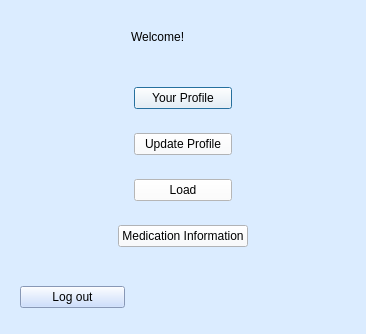
<?xml version="1.0" encoding="UTF-8"?>
<ui version="4.0">
 <class>Dialog</class>
 <widget class="QDialog" name="Dialog">
  <property name="geometry">
   <rect>
    <x>0</x>
    <y>0</y>
    <width>366</width>
    <height>334</height>
   </rect>
  </property>
  <property name="windowTitle">
   <string>Dialog</string>
  </property>
  <property name="styleSheet">
   <string notr="true">background:rgb(219, 236, 255)</string>
  </property>
  <layout class="QVBoxLayout" name="verticalLayout_2">
   <item>
    <widget class="QWidget" name="widget" native="true">
     <layout class="QHBoxLayout" name="horizontalLayout">
      <item>
       <widget class="QWidget" name="widget_2" native="true"/>
      </item>
      <item>
       <widget class="QLabel" name="label">
        <property name="styleSheet">
         <string notr="true">font: 700 italic 20pt &quot;Georgia&quot;;</string>
        </property>
        <property name="text">
         <string>Welcome!</string>
        </property>
       </widget>
      </item>
      <item>
       <widget class="QWidget" name="widget_3" native="true"/>
      </item>
     </layout>
    </widget>
   </item>
   <item>
    <widget class="QWidget" name="widget_10" native="true">
     <layout class="QVBoxLayout" name="verticalLayout">
      <item>
       <widget class="QWidget" name="widget_14" native="true">
        <layout class="QHBoxLayout" name="horizontalLayout_5">
         <item>
          <widget class="QWidget" name="widget_15" native="true"/>
         </item>
         <item>
          <widget class="QPushButton" name="pushButton">
           <property name="styleSheet">
            <string notr="true">background:rgb(248, 251, 255)</string>
           </property>
           <property name="text">
            <string>Your Profile</string>
           </property>
          </widget>
         </item>
         <item>
          <widget class="QWidget" name="widget_16" native="true"/>
         </item>
        </layout>
       </widget>
      </item>
      <item>
       <widget class="QWidget" name="widget_4" native="true">
        <layout class="QHBoxLayout" name="horizontalLayout_2">
         <item>
          <widget class="QWidget" name="widget_5" native="true"/>
         </item>
         <item>
          <widget class="QPushButton" name="profilebutton">
           <property name="styleSheet">
            <string notr="true">background:rgb(248, 251, 255)</string>
           </property>
           <property name="text">
            <string>Update Profile</string>
           </property>
          </widget>
         </item>
         <item>
          <widget class="QWidget" name="widget_6" native="true"/>
         </item>
        </layout>
       </widget>
      </item>
      <item>
       <widget class="QWidget" name="widget_17" native="true">
        <layout class="QHBoxLayout" name="horizontalLayout_6">
         <item>
          <widget class="QWidget" name="widget_18" native="true"/>
         </item>
         <item>
          <widget class="QPushButton" name="load">
           <property name="styleSheet">
            <string notr="true">background-color:white</string>
           </property>
           <property name="text">
            <string>Load</string>
           </property>
          </widget>
         </item>
         <item>
          <widget class="QWidget" name="widget_19" native="true"/>
         </item>
        </layout>
       </widget>
      </item>
      <item>
       <widget class="QWidget" name="widget_7" native="true">
        <layout class="QHBoxLayout" name="horizontalLayout_3">
         <item>
          <widget class="QWidget" name="widget_8" native="true"/>
         </item>
         <item>
          <widget class="QPushButton" name="medinfobutton">
           <property name="styleSheet">
            <string notr="true">background:rgb(248, 251, 255)</string>
           </property>
           <property name="text">
            <string>Medication Information</string>
           </property>
          </widget>
         </item>
         <item>
          <widget class="QWidget" name="widget_9" native="true"/>
         </item>
        </layout>
       </widget>
      </item>
     </layout>
    </widget>
   </item>
   <item>
    <widget class="QWidget" name="widget_11" native="true">
     <layout class="QHBoxLayout" name="horizontalLayout_4">
      <item>
       <widget class="QPushButton" name="loutmain">
        <property name="styleSheet">
         <string notr="true">background-color:rgb(190, 213, 255)</string>
        </property>
        <property name="text">
         <string>Log out</string>
        </property>
       </widget>
      </item>
      <item>
       <widget class="QWidget" name="widget_12" native="true"/>
      </item>
      <item>
       <widget class="QWidget" name="widget_13" native="true"/>
      </item>
     </layout>
    </widget>
   </item>
  </layout>
 </widget>
 <resources/>
 <connections/>
</ui>
